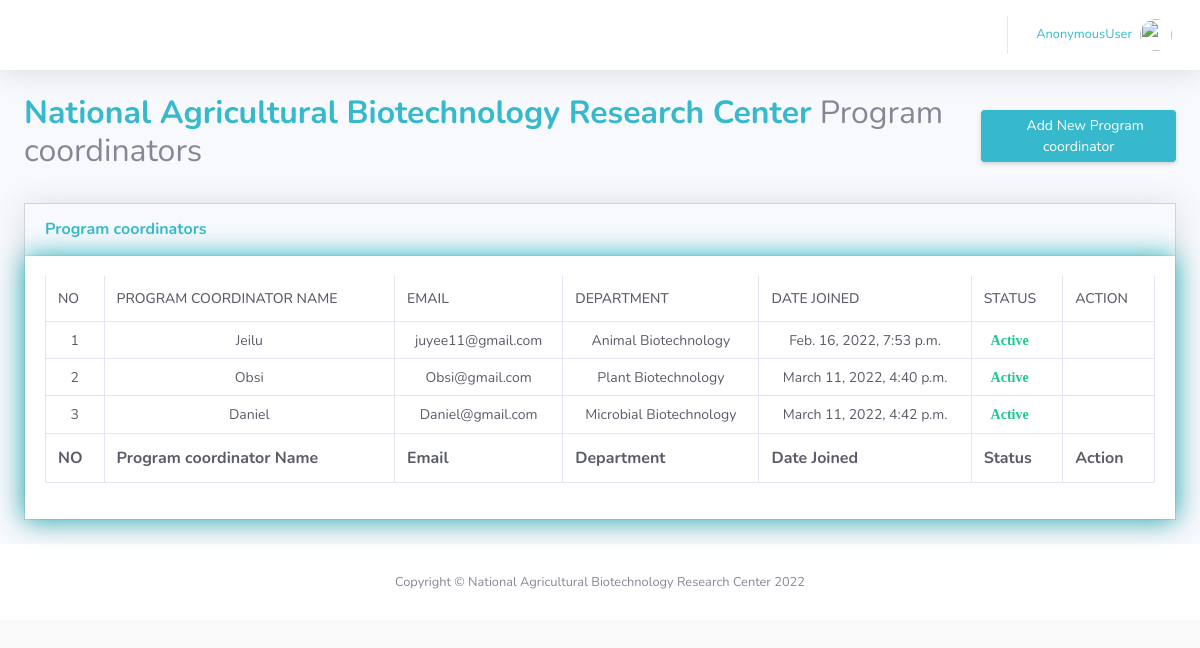
/programCoordinator/, run on the app's committed database.
### account/models.py (models this page shows)
class Department(models.Model):
    Department = (
        ('Microbial Biotechnology', 'Microbial Biotechnology'),
        ('Animal Biotechnology', 'Animal Biotechnology'),
        ('Plant Biotechnology', 'Plant Biotechnology'),
    )
    departments = models.OneToOneField(User,null= True, on_delete = models.CASCADE)
    name = models.CharField(max_length= 100 ,null= True)
    phone = models.IntegerField(null= True)
    department =  models.CharField(max_length=100, choices=Department, default='-')
    def __str__(self):
		    return self.name

### account/views.py (the view)
# urls.py: path('programCoordinator/',views.programCoordinator, name= "programCoordinator"),
def programCoordinator(request):
    dform = DeptForm()
    departments = Department.objects.all()
    print(departments)
    context = { 'department':departments,'dform':dform }
    return render(request, 'director/program_coordinators.html', context)

### templates/director/Program_coordinators.html (shortened to what this page needs)
{% extends 'main.html'%}
{% block content %}
<div class="container-fluid">
      <div class="d-sm-flex align-items-center justify-content-between mb-4">
        <h2><strong class="text-info"> National Agricultural Biotechnology Research Center</strong> Program coordinators </h2>
        <a href="#"  data-toggle="modal" data-target="#dept" class=" btn btn-sm btn-info shadow-sm"><i
                class="fas fa-plus fa-sm text-white-50"></i> Add New Program coordinator</a>
    </div>
<div class="card shadow mb-4">
    <div class="card-header py-3">
        <h6 class="m-0 font-weight-bold text-info">Program coordinators</h6>
    </div>
    <div class="card-body" style="box-shadow:0 0 25px 0 rgb(29, 175, 185);">
        <div class="table-responsive">
            <table class="table table-bordered text-gray-800" id="dataTable" width="100%" cellspacing="0">
                <thead>
                 <tr>
                <th>NO</th>
                <th>Program coordinator Name</th>
                <th>Email</th>
                <th>Department</th>
                <th>Date Joined</th>
                <th>Status</th>
                <th>Action </th>
            </tr>
        </thead>
        <tfoot>
            <tr>
                 <th>NO</th>
                <th>Program coordinator Name</th>
                <th>Email</th>
                <th>Department</th>
                <th>Date Joined</th>
                <th>Status</th>
                <th>Action </th>
            </tr>
        </tfoot>
        <tbody>
         {% for programCoordinator in department %}
            <tr align="center">
                <td>{{forloop.counter }}</td>
                <td>
                    {%if programCoordinator.departments.is_active%}
                    {{programCoordinator.departments.first_name|title}}
                    {%else%}
                    <strike>{{programCoordinator.departments.first_name|title}}</strike>
                    {%endif%}
                </td>
                <td> {%if programCoordinator.departments.is_active%}
                    {{programCoordinator.departments.email}}
                    {%else%}
                    <strike>{{programCoordinator.departments.email}}</strike>
                    {%endif%}</td>
                <td>{{programCoordinator.department}}</td>
                <td>{{programCoordinator.departments.date_joined}}</td>
                <td>
                     {%if programCoordinator.departments.is_active %}
                    <i class="fas fa-success fa-1x text-success"> Active</i>  <i class="fas fa-check-circle fa-1x text-success"></i>
                    {%else%}
                    <i class="fas fa-success fa-1x text-danger"> <strike> active</strike></i>  <i class="fas fa-minus-circle fa-1x text-danger"></i>
                    {%endif%}
                </td>
                <td> <a href="{% url 'programCoordinatorDetail' programCoordinator.id %}" >
                    <i class="fas fa-pen fa-1x text-info"></i>
                </a>
                </td>
                </tr>
                {%empty%}
                <tr>
                    <td colspan='5'>There are no Program Coordinators</td>
                </tr>
            {%endfor%}
        </tbody>
      </table>
    </div>
    </div>
    </div>
    </div>
{% endblock%}

### static/css/order.css (style rules this page uses)
body { background-color: #f9f9fa }
.card { box-shadow: none; -webkit-box-shadow: none; -moz-box-shadow: none; -ms-box-shadow: none }
.card { position: relative; display: flex; flex-direction: column; min-width: 0; word-wrap: break-word; background-color: #fff; background-clip: border-box; border: 1px solid #d2d2dc; border-radius: 0 }
.table-responsive { display: block; width: 100%; overflow-x: auto; -webkit-overflow-scrolling: touch; -ms-overflow-style: -ms-autohiding-scrollbar }
.table, .jsgrid .jsgrid-table { width: 100%; max-width: 100%; margin-bottom: 1rem; background-color: transparent }
.table thead th, .jsgrid .jsgrid-table thead th { border-top: 0; border-bottom-width: 1px; font-weight: 500; font-size: .875rem; text-transform: uppercase }
.table td, .jsgrid .jsgrid-table td { font-size: 0.875rem; padding: .475rem 0.4375rem }

### data on the page
Department: departments.first_name "Jeilu", departments.email "juyee11@gmail.com", department "Animal Biotechnology", departments.date_joined "Feb. 16, 2022, 7:53 p.m.", shows "Active"
Department: departments.first_name "Obsi", departments.email "Obsi@gmail.com", department "Plant Biotechnology", departments.date_joined "March 11, 2022, 4:40 p.m.", shows "Active"
Department: departments.first_name "Daniel", departments.email "Daniel@gmail.com", department "Microbial Biotechnology", departments.date_joined "March 11, 2022, 4:42 p.m.", shows "Active"

### other printed values
{{ user }} "AnonymousUser"
